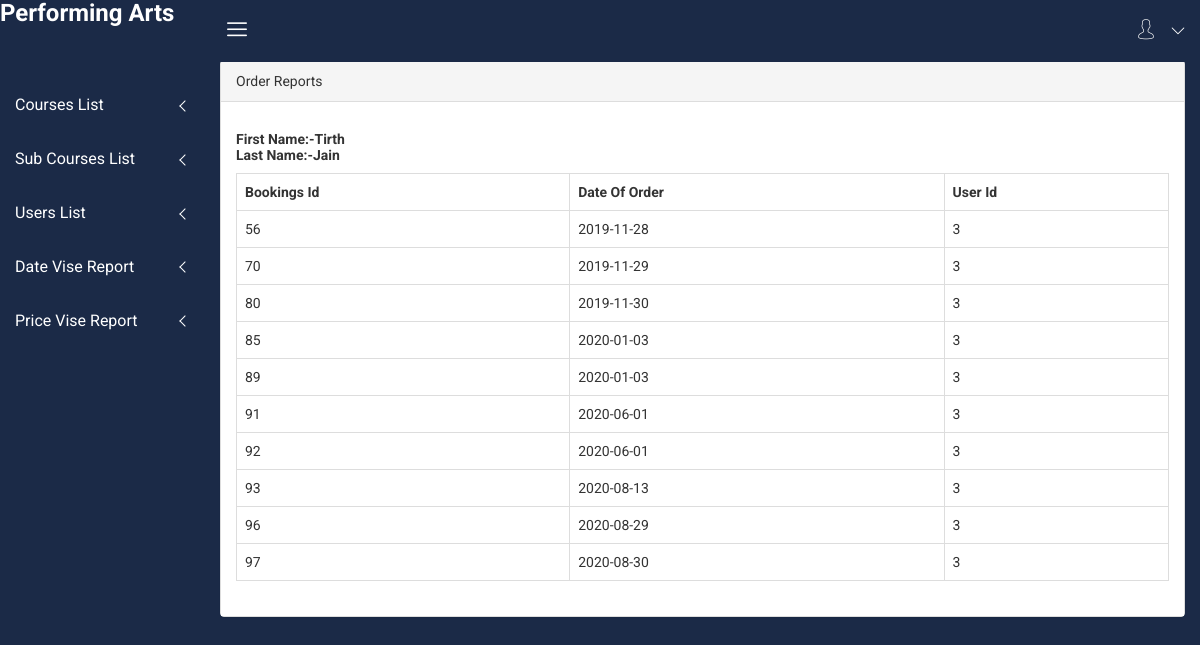
The app's page /admin-panel/userorder.php?Id=3 with its own data.
### tables this page shows
CREATE TABLE `userregistration` (
  `userid` int(6) NOT NULL,
  `username` varchar(20) NOT NULL,
  `password` varchar(10) NOT NULL,
  `fname` varchar(20) NOT NULL,
  `lname` varchar(20) NOT NULL,
  `dob` date NOT NULL,
  `contactno` varchar(10) NOT NULL,
  `email` varchar(30) NOT NULL,
  `gender` varchar(6) NOT NULL,
  `userimg` varchar(30) NOT NULL
);

CREATE TABLE `bookingdetails` (
  `id` int(6) NOT NULL,
  `bdid` int(6) NOT NULL,
  `bookingdate` date NOT NULL DEFAULT current_timestamp(),
  `userid` int(6) NOT NULL
);

### admin-panel/userorder.php (the view)
<?php
include_once("header11.php");
?>
<div class="col-lg-12">
                            <div class="panel panel-default">
                                <div class="panel-heading">
                                    Order Reports
                                </div>
                                <div class="panel-body">
                                    <div class="table-responsive">
<?php
$id=$_GET["Id"];
$cnn=mysqli_connect("localhost","root","","mcaproject");
$str4="select * from userregistration where userid='$id'";
$result4=$cnn->query($str4);
$str4="";
while($row4=$result4->fetch_assoc())
{
$str4="<h5><tr><td colspan='3'>
<br>First Name:-".$row4["fname"]."<br>Last Name:-".$row4["lname"]."
</td></tr></h5>";
}
$str4.="</table>";
echo $str4;
?>
<?php
$id=$_GET["Id"];
$cnn=mysqli_connect("localhost","root","","mcaproject");
$qry="select * from bookingdetails where userid=$id";
$result=$cnn->query($qry);
$str="<table class='table  table-bordered table-hover'><tr><th>Bookings Id</th>
<th>Date Of Order</th><th>User Id</th></tr>";
while($row=$result->fetch_assoc())
{
	$str.="<tr>
	<td>".$row["id"]."</td><td>".$row["bookingdate"]."</td><td>".$row["userid"]."</td>";
}
$str.="</table>";
echo $str;
?>
</div>
										</div>
                            </div>
                        </div>
<?php
include_once("Footer11.php")
?>

### admin-panel/css/main.css (style rules this page uses)
html { color: #222; font-size: 1em; line-height: 1.4; }

### records on screen
userregistration: fname "Tirth", lname "Jain"
bookingdetails: id "56", bookingdate "2019-11-28", userid "3"
bookingdetails: id "70", bookingdate "2019-11-29", userid "3"
bookingdetails: id "80", bookingdate "2019-11-30", userid "3"
bookingdetails: id "85", bookingdate "2020-01-03", userid "3"
bookingdetails: id "89", bookingdate "2020-01-03", userid "3"
bookingdetails: id "91", bookingdate "2020-06-01", userid "3"
bookingdetails: id "92", bookingdate "2020-06-01", userid "3"
bookingdetails: id "93", bookingdate "2020-08-13", userid "3"
bookingdetails: id "96", bookingdate "2020-08-29", userid "3"
bookingdetails: id "97", bookingdate "2020-08-30", userid "3"
